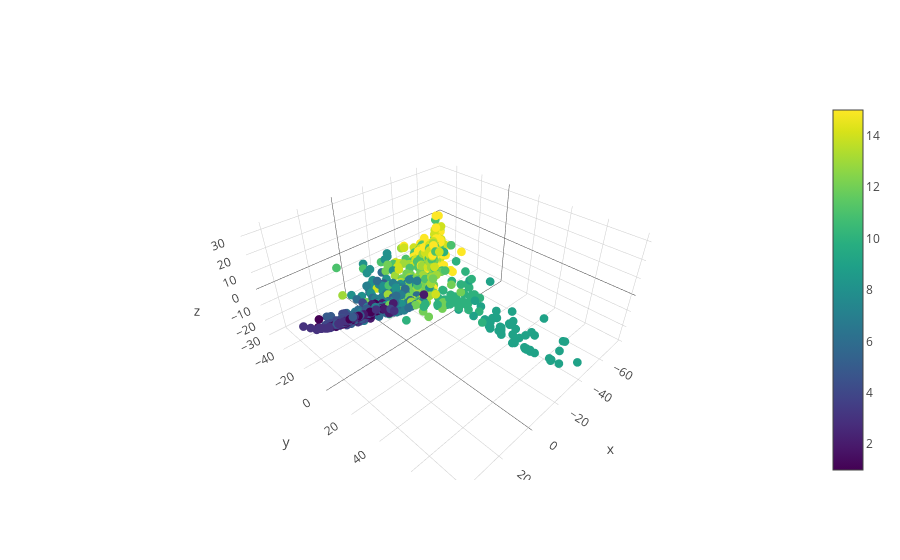

The cell this chart's notebook holds for it:
### Code cell
# Plot with plotly to get interactive 3D representation
iplot([go.Scatter3d(
    x = player_stats_isomap[:,0],
    y = player_stats_isomap[:,1],
    z = player_stats_isomap[:,2],
    text =  player_stats.loc[:,"number"].values,
    mode = 'markers',
     marker=dict(
         color = player_stats.loc[:,"number"],
        colorscale='Viridis',
         showscale=True,
        size=3)
)])

### Figure 1 — Plotly figure (JSON) as saved in the notebook; plotly's stock layout.template omitted (floating-point values rounded to 4 significant figures; data arrays with more than 128 entries replaced by an {"elided": "..."} marker saying what was removed)
{"data": [{"marker": {"color": {"elided": "770 int values"}, "colorscale": "Viridis", "showscale": true, "size": 3}, "mode": "markers", "text": {"elided": "770 int values"}, "type": "scatter3d", "x": {"elided": "770 float values"}, "y": {"elided": "770 float values"}, "z": {"elided": "770 float values"}}], "layout": {}}
